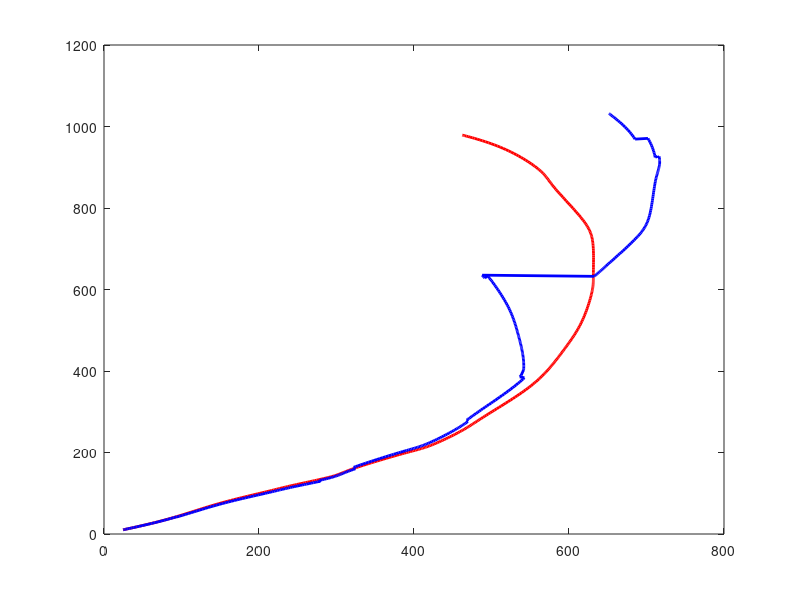

The MATLAB source for this figure: (Note: this script raises an error after producing the figure.)
% A script to display the results of the last execution of MagnetLoc.
% MagnetLoc stores its results in 'log.txt' and the meaningful input data
% in inputLog.mat (among which robot parameters and noise variances).
% Graphs displayed:
% Figure 1: 
%   - The path calculated by odometry only (red).
%   - The path estimated by the Kalman filter (blue).
%   - The real path (green).
%   - The locations of the magnets which have been detected (black dots).
%   - The estimated locations of the detected line in absolute frame
%       using the measurement (that's variable oMeasMagnet in the program).
% Figure 2: 
%   - Speed and rotation speed, as estimated using the encoders.
% Figure 3: 
%   - Estimated error standard deviations (extracted directly from
%       the diagonal of P, hence in absolute frame.
% Figure 4: 
%   - Estimated error standard deviations in robot frame.
% Figure 5: 
%   - Mahalanobis distances calculated with the line closest to 
%       the measurement point (candidate line) in blue.
%   - Mahalanobis distances calculated with the four nearest neighbor 
%       lines of candidate line (2 with the same orientatin and 2 with a different orientation )in red.
%   - Mahalanobis distance threshold used in the program (black line).
% Figure 6: 
%   - Estimated x, y, theta as functions of time.
% Figure 7:
%   - Number of sensor on a line at each time instant.
% Figure 8:
%   - Raw sensor measurements as a function of the curvilinear abscissa
%       (distance traveled by point M). The vertical axis represents the
%       state of each sensor. A vertical line indicates a closed 
%       sensor (a sensor which detects a line).
%   - You may comment out this graph when you don't need it anymore 
%       (when you're done estimating the measurement noise).


% Load the inputs to the problem (robot charateristics + tuning +
% speed and rotation speed + measurements. They have been saved by
% MagnetLoc in inputLog.mat.

if ~exist('inputLog.mat','file')
    disp('File inputLog.mat not found. Did you run MagnetLoc first?');
    return
end
if ~exist('log.txt','file')
    disp('File log.txt not found. Did you run MagnetLoc first?');
    return
end

load inputLog ...
     nbSensors samplingPeriod xSpacing ySpacing  ...
     sensorState Qgamma mahaThreshold

 
% Load the results calculated by MagnetLoc, logged in log.txt.
fid = fopen('log.txt','r');
firstline = fgetl(fid) ;
numvars = numel(strread(firstline,'%s')); % #ok<DSTRRD>
fgetl(fid); %<-- Skip the second line
data = textscan(fid,repmat('%f',1,numvars)); % #ok<NASGU>
% The "unused variable" warning has been suppressed: variable "data" is
% used in the "eval" instruction, but code analyzer does not see it.

% Next instruction sets all variables whose name are on the first line
% of the file, here calcPhase, t, x, y, theta, P11...P33, U1, U2, Y1, Y2.
eval(['[' strrep(firstline,' ',',') '] = deal(data{:});']) ;
fclose(fid);

% Prepare vectors and matrices
nbRes = length(t) ;
nbPeriods = sum(calcPhase==1) ;
U    = zeros(2,nbPeriods) ;
Xodo = zeros(3,nbPeriods+1) ;

% Reconstruct the inputs. Suppress lines that are non prediction, since 
% their values have been set to zero conventionally in the logs.
% Keeping those would be impractical when displaying velocities.
U(1,:) = U1(find(calcPhase==1)) ;
U(2,:) = U2(find(calcPhase==1)) ;
tOdo = t(find(calcPhase==1));

% Calculate the measured positions of the magnets in the absolute frame
% and the magnets closest to these measured positions for display. 
% Do this only when calcPhase = 2 (measurement).
nbMeasurementPhases = sum(calcPhase==2) ;
estLinePos   = zeros(2,nbMeasurementPhases) ;
exactLinePos = zeros(2,nbMeasurementPhases) ;
j = 0 ;
for i = 1 : nbRes 
    if calcPhase(i) == 2
        j = j+1 ;
        oTm = [ cos(theta(i)) , -sin(theta(i)) , x(i) ;
                sin(theta(i)) ,  cos(theta(i)) , y(i) ;
                      0       ,        0       ,  1   ] ;
        oEstimatedMagnet = oTm * [ y1(i) ; y2(i) ; 1 ] ;
        
        oEstimatedSensorNormalized=oEstimatedMagnet./[xSpacing;ySpacing;1];
        oEstimatedSensorNormalized=mod(oEstimatedSensorNormalized,[1,1,1]);
        if oEstimatedSensorNormalized(1)>0.5
            oEstimatedSensorNormalized(1)=1-oEstimatedSensorNormalized(1);
        end
        if oEstimatedSensorNormalized(2) >0.5
            oEstimatedSensorNormalized(2)=1-oEstimatedSensorNormalized(2);
        end
            
         if oEstimatedSensorNormalized(1)<oEstimatedSensorNormalized(2) %une verticale est plus proche qu'une horizontale 
            oExactMagnetPos  = round( oEstimatedMagnet ./ [xSpacing ; 1 ; 1] ) .* [xSpacing ; 1 ; 1] ;
         else 
            oExactMagnetPos  = round( oEstimatedMagnet ./ [1 ; ySpacing ; 1] ) .* [1 ; ySpacing ; 1] ;
         end
         
            
        estLinePos(:,j)   = oEstimatedMagnet(1:2) ;
        exactLinePos(:,j) = oExactMagnetPos(1:2)  ;
    end
end

% Compute odometry only estimated path
Xodo(:,1) = [x(1) ; y(1) ; theta(1)] ;
for i = 1 : nbPeriods
    Xodo(:,i+1) = Xodo(:,i) + ...
        [ U(1,i)*cos(Xodo(3,i)) ;
          U(1,i)*sin(Xodo(3,i)) ;
          U(2,i) ] ;
end
travDistance = zeros(1,nbPeriods) ;
for i = 2 : nbPeriods
    travDistance(i) = travDistance(i-1) + U(1,i) ;
end

% Plot robot path, Kalman fiter estimation and odometry only estimation

figure; 
plot( Xodo(1,:), Xodo(2,:) , 'r' , 'LineWidth', 2 ) ;
hold on ;
plot( x,y , 'b' , 'LineWidth', 2 ) ;
hold on ;
plot( xreal,yreal , 'k' , 'LineWidth', 1 ) ;
zoom on ; grid on; axis('equal');
title('Real path (black), estimated path EKF (blue) and odometry (red)');
xlabel('x (mm)');
ylabel('y (mm)');

% On top of the path, indicate estimated and real magnet positions.

hold on;
plot( estLinePos(1,:), estLinePos(2,:) , 'g+' ) ;
hold on;
plot( exactLinePos(1,:), exactLinePos(2,:) , 'k+' ) ;
hold on
for i = 1 : length(exactLinePos(1,:))
    if mod(exactLinePos(1,i),xSpacing)==0
        plot( ones(1,1000)*exactLinePos(1,i),linspace(0,1000,1000) , 'k--' , 'LineWidth', 0.3 );
    else
        plot(linspace(0,1000,1000),ones(1,1000)*exactLinePos(2,i) , 'k--' , 'LineWidth', 0.3 );
    end
end

% Plot odometry-estimated speed and rotation speed

figure; 
subplot(2,1,1);
plot( tOdo,U(1,:)/samplingPeriod , 'LineWidth',2 );
xlabel('t (s)');
ylabel('v (mm/s)');
title('Odometry-estimated speed');
zoom on ; grid on;
subplot(2,1,2);
plot( tOdo,U(2,:)*180/pi/samplingPeriod , 'LineWidth',2 );
xlabel('t (s)')
ylabel('w (deg/s)' , 'LineWidth',2 );
title('Odometry-estimated rotation speed');
zoom on ; grid on;


% Plot estimated variances in absolute reference frame

sigx     = sqrt(P11) ;
sigy     = sqrt(P22) ;
sigtheta = sqrt(P33) ;
tRes = t( find(calcPhase==3) ) ;
figure;
subplot(3,1,1);
maximum = max(sigx) ;
for k=1:numel(tRes) 
    line([tRes(k) tRes(k)],[0 maximum],'Color','g','LineStyle',':' ,...
       'LineWidth',2 );      
end
hold on ;
plot( t,sigx , 'LineWidth',2 );
xlabel('t (s)') ;
ylabel('sigma_x (mm)') ;
title('Estimated standard deviations in absolute ref. frame');
title('Est. std dev. in abs. ref. frame');
zoom on ; grid on;
set(gca,'FontSize',14)
subplot(3,1,2);
maximum = max(sigy) ;
for k=1:numel(tRes) 
   line([tRes(k) tRes(k)],[0 maximum],'Color','g','LineStyle',':' , ...
       'LineWidth',2 );      
end
hold on ;
plot( t,sigy , 'LineWidth',2 );
xlabel('t (s)') ;
ylabel('sigma_y (mm)');
zoom on ; grid on;
subplot(3,1,3);
maximum = max(sigtheta*180/pi) ;
for k=1:numel(tRes) 
   line([tRes(k) tRes(k)],[0 maximum],'Color','g','LineStyle',':' ,...
       'LineWidth',2 );      
end
hold on ;
plot( t,sigtheta*180/pi , 'LineWidth',2 );
xlabel('t (s)') ;
ylabel('sigma_{theta} (deg.)');
zoom on ; grid on;

% Calculate covariance matrix in frame Rm
msigx     = zeros(1,length(t)) ;
msigy     = zeros(1,length(t)) ;
msigtheta = zeros(1,length(t)) ;
for i = 1 : length(t)
    m_Omega_o = [  cos(theta(i))  ,  sin(theta(i))  ,  0  ;
                  -sin(theta(i))  ,  cos(theta(i))  ,  0  ;
                        0         ,       0         ,  1  ] ;
    oP = [ P11(i)  ,  P12(i)  ,  P13(i)  ;
           P12(i)  ,  P22(i)  ,  P23(i)  ;
           P13(i)  ,  P23(i)  ,  P33(i)  ] ;
    mP = m_Omega_o * oP * m_Omega_o.' ;
    msigx(i)     = sqrt( mP(1,1) )   ;
    msigy(i)     = sqrt( mP(2,2) )   ;
    msigtheta(i) = sqrt( mP(3,3) )   ;
end

% Plot variances in robot frame.

figure;
subplot(3,1,1);
maximum = max(msigx) ;
for k=1:numel(tRes) 
   line([tRes(k) tRes(k)],[0 maximum],'Color','g','LineStyle',':' ,...
       'LineWidth',2 );      
end
hold on ;
plot( t,msigx , 'LineWidth',2 );
xlabel('t (s)') ;
ylabel('sigma_x (mm)');
title('Estimated standard deviations in robot frame');
zoom on ; grid on;
subplot(3,1,2);
maximum = max(msigy) ;
for k=1:numel(tRes) 
   line([tRes(k) tRes(k)],[0 maximum],'Color','g','LineStyle',':' , ...
       'LineWidth',2 );      
end
hold on ;
plot( t,msigy , 'LineWidth',2 );
xlabel('t (s)') ;
ylabel('sigma_y (mm)');
zoom on ; grid on;
subplot(3,1,3);
maximum = max(msigtheta*180/pi) ;
for k=1:numel(tRes) 
   line([tRes(k) tRes(k)],[0 maximum],'Color','g','LineStyle',':' ,...
       'LineWidth',2 );      
end
hold on ;
plot( t,msigtheta*180/pi , 'LineWidth',2 );
xlabel('t (s)') ;
ylabel('sigma_{theta} (deg.)');
zoom on ; grid on;

% Calculate Mahalanobis distances, including for lines that are the 
% closest neighbors of the line closest to measurement point.   

tLineDetection = zeros(1,sum(calcPhase==2)) ;
dMahaAll = zeros(5,sum(calcPhase==2)) ;
j = 0 ;
for i = 1 : length(t) 
    
    if calcPhase(i) ~= 2 
        continue ;  % Not a measurement phase
    end
     
    j = j+1 ;
    tLineDetection(j) = t(i) ;
    
    % Calculate homogeneous transform of the robot with respect to the world frame
    oTm = [ cos(theta(i)) , -sin(theta(i)) , x(i)  ;
            sin(theta(i)) ,  cos(theta(i)) , y(i)  ;
                  0       ,        0       ,  1    ] ;
    
    % Measurement vector in homogeneous coordinates for calculations.  The
    % measurement vector hould be a scalar
    mMeasSensor = [ y1(i) ; y2(i) ; 1 ] ;
    
    % Corresponding position in absolute frame
    oMeasSensor = oTm * mMeasSensor ;
    
    % Which actual line is closest to the estimated position?
    oMeasSensorNormalized=oMeasSensor./[xSpacing;ySpacing;1];
    oMeasSensorNormalized=mod(oMeasSensorNormalized,[1,1,1]);
    if oMeasSensorNormalized(1)>0.5
        oMeasSensorNormalized(1)=1-oMeasSensorNormalized(1);
    end
    if oMeasSensorNormalized(2) >0.5
        oMeasSensorNormalized(2)=1-oMeasSensorNormalized(2);
    end

     if oMeasSensorNormalized(1)<oMeasSensorNormalized(2) %une verticale est plus proche qu'une horizontale 
        oRealSensor  = round( oMeasSensor ./ [xSpacing ; 1 ; 1] ) .* [xSpacing ; 1 ; 1] ;
            
        % The position of the real magnet in robot frame
        mRealMagnet = oTm \ oRealSensor ; % That's inv(oTm)*oRealMagnet
        
        %Measuerment vector
        Y=mMeasSensor(1:2); %we need both coordinates because even if candidate line is vertical, neighbor line could be vertical or horizontal
        % The expected measurement are the two coordinates of the real
        % magnet in the robot frame.
        Yhat = mRealSensor(1) ;
        C = [ 1 0 -mMeasSensor(1)*sin(theta(i))-mMeasSensor(2)*cos(theta(i))];

        innov = Y(1) - Yhat ;
        P = [ P11(i)  ,  P12(i)  ,  P13(i)  ;
              P12(i)  ,  P22(i)  ,  P23(i)  ;
              P13(i)  ,  P23(i)  ,  P33(i)  ] ;
        dMaha = abs(innov) * sqrt( 1 / ( C*P*C.' + QgammaX) ) ;

        dMahaAll(1,j)       = dMaha            ;
        estLinePos(:,j)   = oMeasSensor(1:2) ;
        exactLinePos(:,j) = oRealSensor(1:2) ;

        % Offset vectors to generate the neighbors, in homogeneous coordinates.

        deltas = [ xSpacing  -xSpacing      0           0       ;
                      0          0       ceil(y(i)/ySpacing)*ySpacing-y(i)   -floor(y(i)/ySpacing)*ySpacing+y(i)   ;
                      0          0          0           0       ] ;

        for neighborIndex = 1 : 4
            oPneighbor = oRealSensor + deltas(:,neighborIndex) ;

            % The position of the line in robot frame is the expected measurement
            if neighborIndex<=2 % vertical neighbors
                YhatNeighbor = oTm \ oPneighbor ; % That's inv(oTm)*oPneighbor
                CNeighbor = [ 1 0 -mMeasSensor(1)*sin(theta(i))-mMeasSensor(2)*cos(theta(i))];
                innovNeighbor = Y(1) - YhatNeighbor(1) ;    % Not in homogeneous coordinates.
                dMahaNeighbor = abs(innovNeighbor) * sqrt( 1 / ( CNeighbor*P*CNeighbor.' + QgammaX) ) ;
                dMahaAll(neighborIndex+1,j) = dMahaNeighbor ;
                
            else %horizontal neighbors
                YhatNeighbor = oTm \ oPneighbor ; % That's inv(oTm)*oPneighbor
                CNeighbor = [ 0 1 mMeasSensor(1)*cos(theta(i))-mMeasSensor(2)*sin(theta(i))];
                innovNeighbor = Y(2) - YhatNeighbor(2) ;    % Not in homogeneous coordinates.
                dMahaNeighbor = abs(innovNeighbor) * sqrt( 1 / ( CNeighbor*P*CNeighbor.' + QgammaY) ) ;
                dMahaAll(neighborIndex+1,j) = dMahaNeighbor ;
            end
        end
        
     else %closest is horizontal
        oRealSensor  = round( oMeasSensor ./ [ySpacing ; 1 ; 1] ) .* [ySpacing ; 1 ; 1] ;
            
        % The position of the real magnet in robot frame
        mRealMagnet = oTm \ oRealSensor ; % That's inv(oTm)*oRealMagnet
        
        %Measuerment vector
        Y=mMeasSensor(1:2); %we need both coordinates because even if candidate line is vertical, neighbor line could be vertical or horizontal
        % The expected measurement are the two coordinates of the real
        % magnet in the robot frame.
        Yhat = mRealSensor(2) ;
        C = [ 0 1 mMeasSensor(1)*cos(theta(i))-mMeasSensor(2)*sin(theta(i))];

        innov = Y(2) - Yhat ;
        P = [ P11(i)  ,  P12(i)  ,  P13(i)  ;
              P12(i)  ,  P22(i)  ,  P23(i)  ;
              P13(i)  ,  P23(i)  ,  P33(i)  ] ;
        dMaha = abs(innov) * sqrt( 1 / ( C*P*C.' + QgammaY) ) ;

        dMahaAll(1,j)       = dMaha            ;
        estLinePos(:,j)   = oMeasSensor(1:2) ;
        exactLinePos(:,j) = oRealSensor(1:2) ;

        % Offset vectors to generate the neighbors, in homogeneous coordinates.

        deltas = [ ceil(x(i)/xSpacing)*xSpacing-x(i)  -floor(x(i)/xSpacing)*xSpacing+x(i)      0           0       ;
                      0          0       ySpacing   -ySpacing   ;
                      0          0          0           0       ] ;

        for neighborIndex = 1 : 4
            oPneighbor = oRealSensor + deltas(:,neighborIndex) ;

            % The position of the line in robot frame is the expected measurement
            if neighborIndex<=2 % vertical neighbors
                YhatNeighbor = oTm \ oPneighbor ; % That's inv(oTm)*oPneighbor
                CNeighbor = [ 1 0 -mMeasSensor(1)*sin(theta(i))-mMeasSensor(2)*cos(theta(i))];
                innovNeighbor = Y(1) - YhatNeighbor(1) ;    % Not in homogeneous coordinates.
                dMahaNeighbor = abs(innovNeighbor) * sqrt( 1 / ( CNeighbor*P*CNeighbor.' + QgammaX) ) ;
                dMahaAll(neighborIndex+1,j) = dMahaNeighbor ;
                
            else %horizontal neighbors
                YhatNeighbor = oTm \ oPneighbor ; % That's inv(oTm)*oPneighbor
                CNeighbor = [ 0 1 mMeasSensor(1)*cos(theta(i))-mMeasSensor(2)*sin(theta(i))];
                innovNeighbor = Y(2) - YhatNeighbor(2) ;    % Not in homogeneous coordinates.
                dMahaNeighbor = abs(innovNeighbor) * sqrt( 1 / ( CNeighbor*P*CNeighbor.' + QgammaY) ) ;
                dMahaAll(neighborIndex+1,j) = dMahaNeighbor ;
            end     
        end
     end
    
end

% Plot Mahalanobis distances. Blue dots are for closest magnet,
% red dots are for neighbor magnets.

figure; 
plot( tLineDetection , dMahaAll(1,:) , 'bo' , 'LineWidth',2 ) ;
for k = 2:5
    hold on; 
    plot( tLineDetection , dMahaAll(k,:) , 'ro' , 'LineWidth',2 ) ;
end
hold on;
plot( tLineDetection , mahaThreshold*ones(1,size(dMahaAll,2)) , 'k' ,...
    'LineWidth',2 ) ; 
xlabel('t (s)');
ylabel('Mahalanobis distance (no dimension).');
title({'Mahalanobis distances:','closest magnet (blue) and neighbors (red)'});
zoom on; grid on; 

% Plot x, y and theta as functions of time

figure; 

subplot(3,1,1);
plot( t,x , 'LineWidth',2 );
xlabel('t (s)')
ylabel('x (mm)');
title('Position and heading as functions of time.');
zoom on ; grid on;

subplot(3,1,2);
plot( t,y , 'LineWidth',2 );
xlabel('t (s)')
ylabel('y (mm)');
zoom on ; grid on;

subplot(3,1,3);
plot( t,theta*180/pi , 'LineWidth',2 );
xlabel('t (s)')
ylabel('theta (deg.)');
zoom on ; grid on;

% Determine the number of measurements (i.e. the number of sensor on a line)
% at each step.

for time=1:length(treal)
    Mesures=0;
    for sensor = 1:nbSensors
        Mesures=Mesures+sensorState(time,sensor);
    end
    nbMeas(time)=Mesures;
end

% Plot number of measurements at each time step.

figure; 
plot(treal,nbMeas,'o' , 'LineWidth', 2 ) ;
xlabel('time (s)');
%yticks([0 1 2]);
title('Number of lines detected at each step.');
zoom on; grid on;


% Plot raw sensor measurements
rawMeas = zeros( nbSensors , nbPeriods ) ;
for k = 1 : nbPeriods
    rawMeas( : , k ) = sensorState(k,:) ;
end
figure; 
for n = 1 : nbSensors
    for k = 1 : nbPeriods
        if rawMeas(n,k) == 1
            hold on ;
            line([travDistance(k) travDistance(k)],[n-0.5 n+0.5],'Color','b','LineStyle','-' , 'LineWidth', 2 );
        end
    end
end
set(gca,'YLim',[0 nbSensors+1]) ;
xlabel('Travelled distance of point M (mm)');
ylabel('Sensor number') ;
title('State of sensors (blue = line dectected)') ;
zoom on; grid on;

% Calculate and display odometry error.

fprintf('\nTotal travelled distance: %d mm\n',round(sum(abs(U1))));
fprintf('Final odometry error: %3.1f %%\n\n', ...
    (norm([xreal(size(xreal,1));yreal(size(yreal,1))]-Xodo(1:2,size(Xodo,2))) / sum(abs(U1)) )*100 );

% Calculate and display KF error.

fprintf('\nTotal travelled distance: %d mm\n',round(sum(abs(U1))));
fprintf('Final KF error: %3.1f %%\n\n', ...
    (norm([xreal(size(xreal,1));yreal(size(yreal,1))]-X(1:2,size(X,2))) / sum(abs(U1)) )*100 );

% Calculate percentage of rejected closest lines:

fprintf('Lines rejected: %3.1f %%\n', ...
    100*numel(find(dMahaAll(1,:) > mahaThreshold ))/numel(dMahaAll(1,:)));

fprintf('Neighbor lines under threshold: %3.1f %%\n\n', ...
    100*numel(find(dMahaAll(2:5,:) <= mahaThreshold ))/numel(dMahaAll(2:5,:))) ;
